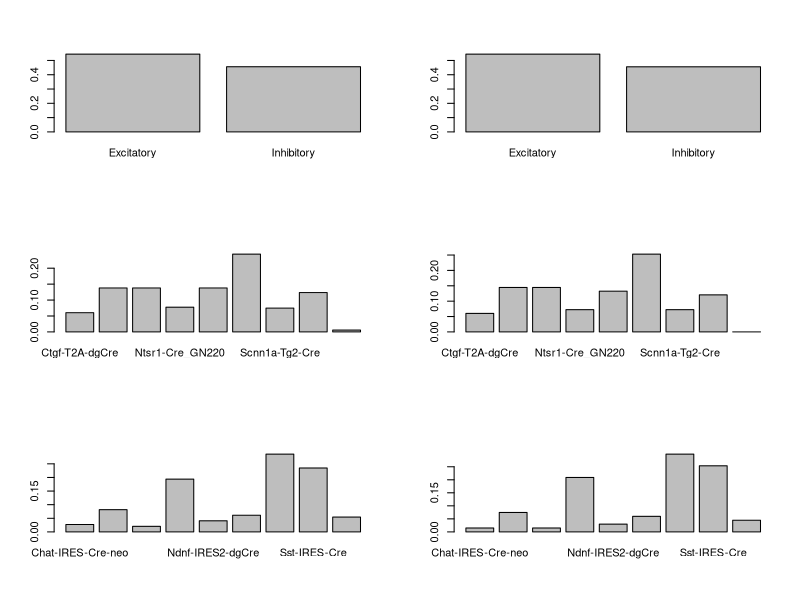
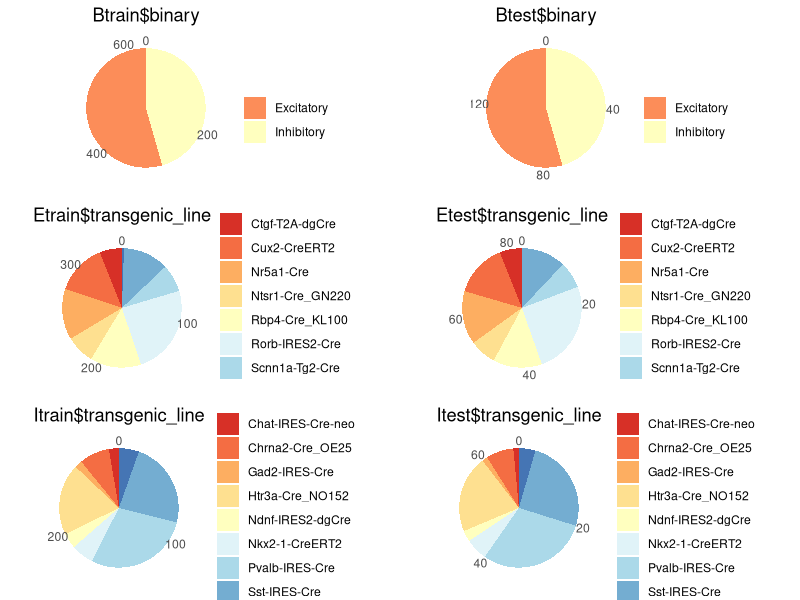

Here is the R script that generated these plots, in order: (Note: this script raises an error after producing the figures.)
## ---- chunk 1
setwd("../clustering_allen_neuron/Data_prep")
cre <- read.csv("ephys_data_cre.csv",header=T)
cre_na_omitted <- na.omit(cre)
cre_na_omitted <- cre_na_omitted[-43] # cre_reporter_status 제거
## ---- chunk 2
cre_na_omitted$binary_neuron[cre_na_omitted$transgenic_line == "Ndnf-IRES2-dgCre"] <- "Inhibitory"
## ---- chunk 3
Bset <- cre_na_omitted[-42]   # binary raw data
Eset <- subset(cre_na_omitted[-45],cre_na_omitted$binary_neuron=="Excitatory")
Iset <- subset(cre_na_omitted[-45],cre_na_omitted$binary_neuron=="Inhibitory")
Eset$transgenic_line <- factor(Eset$transgenic_line)  # Transgenic(Excitatory) raw data
Iset$transgenic_line <- factor(Iset$transgenic_line)  # Transgenic(Inhibitory) raw data
## ---- chunk 4
# install.packages("caret", repos = "http://cran.r-project.org", dependencies = c("Depends", "Imports", "Suggests"))
library(caret)

set.seed(849)

BindexTrain <- createDataPartition(Bset$binary_neuron, p = .8, list = F)
Btrain <- Bset[ BindexTrain, ]
Btest  <- Bset[-BindexTrain, ]

EindexTrain <- createDataPartition(Eset$transgenic_line, p = .8, list = F)
Etrain <- Eset[ EindexTrain, ]
Etest  <- Eset[-EindexTrain, ]

IindexTrain <- createDataPartition(Iset$transgenic_line, p = .8, list = F)
Itrain <- Iset[ IindexTrain, ]
Itest  <- Iset[-IindexTrain, ]
## ---- chunk 5
par(mfrow = c(3, 2))
barplot(prop.table(table(Btrain$binary))) 
barplot(prop.table(table(Btest$binary))) 
barplot(prop.table(table(Etrain$transgenic_line))) 
barplot(prop.table(table(Etest$transgenic_line))) 
barplot(prop.table(table(Itrain$transgenic_line))) 
barplot(prop.table(table(Itest$transgenic_line))) 
## ---- chunk 6
require(ggplot2)
Btrain_df <- as.data.frame(table(Btrain$binary))
theme_set(theme_classic())

DrawPieChart <- function(data_class){
  df <- as.data.frame(table(data_class))
  data_title <- deparse(substitute(data_class))
  return(ggplot(df, aes(x = "", y = Freq, 
                        fill = factor(data_class))) +
           geom_bar(width = 1, stat = "identity") +
           theme(axis.line = element_blank(), 
                 plot.title = element_text(hjust=0.5),
                # axis.text.x=element_blank(), 
                 axis.ticks = element_blank()) +
           labs(fill="", x=NULL, y=NULL, title= data_title) +
           coord_polar(theta = "y", start = 0) +
           scale_fill_brewer(palette = "RdYlBu"))
}

Btra_pie <- DrawPieChart(Btrain$binary)
Btes_pie <- DrawPieChart(Btest$binary)
Etra_pie <- DrawPieChart(Etrain$transgenic_line)
Etes_pie <- DrawPieChart(Etest$transgenic_line)
Itra_pie <- DrawPieChart(Itrain$transgenic_line)
Ites_pie <- DrawPieChart(Itest$transgenic_line)

require(grid)
require(gridExtra)
require(Cairo)

pie <- grid.arrange(Btra_pie,Btes_pie,Etra_pie,Etes_pie,Itra_pie,Ites_pie,
                    ncol=2)
ggsave("piechart.tiff", plot = pie, units = "in", width = 8, height = 12, dpi =300)
## ---- chunk 7
require(dplyr)


subsetgeneration <-function(dataset, type) {
  commondataset <- dataset[c(10,18,19,40,41,42,44)]
  if (type=="l") {
    longdataset <- dataset[c(1,2,3,11,43)]
    long_subset <- select(dataset, contains("long"))
    longdataset <- cbind(commondataset, longdataset)
    longdataset <- cbind(longdataset, long_subset)
    return(longdataset)}
  if (type=="s") {
    short_subset <- select(dataset, contains("short"))
    shortdataset <- cbind(commondataset, short_subset)
    return(shortdataset)}
  if (type=="r") {
    ramp_subset <- select(dataset, contains("ramp"))
    rampdataset <- cbind(commondataset, ramp_subset)
    return(rampdataset)}
}

Btrain.l <- subsetgeneration(Btrain,"l")
Btrain.s <- subsetgeneration(Btrain,"s")
Btrain.r <- subsetgeneration(Btrain,"r")

Btest.l <- subsetgeneration(Btest,"l")
Btest.s <- subsetgeneration(Btest,"s")
Btest.r <- subsetgeneration(Btest,"r")

Etrain.l <- subsetgeneration(Etrain,"l")
Etrain.s <- subsetgeneration(Etrain,"s")
Etrain.r <- subsetgeneration(Etrain,"r")

Etest.l <- subsetgeneration(Etest,"l")
Etest.s <- subsetgeneration(Etest,"s")
Etest.r <- subsetgeneration(Etest,"r")

Itrain.l <- subsetgeneration(Itrain,"l")
Itrain.s <- subsetgeneration(Itrain,"s")
Itrain.r <- subsetgeneration(Itrain,"r")

Itest.l <- subsetgeneration(Itest,"l")
Itest.s <- subsetgeneration(Itest,"s")
Itest.r <- subsetgeneration(Itest,"r")

## ---- chunk 8
write.csv(cre_na_omitted, "./divided_data/cre_na_omitted.csv", row.names = T)
write.csv(Btrain,"./divided_data/Btrain.csv", row.names = T)
write.csv(Btrain.l,"./divided_data/Btrain_long.csv", row.names = T)
write.csv(Btrain.s,"./divided_data/Btrain_short.csv", row.names = T)
write.csv(Btrain.r,"./divided_data/Btrain_ramp.csv", row.names = T)

write.csv(Btest,"./divided_data/Btest.csv", row.names = T)
write.csv(Btest.l,"./divided_data/Btest_long.csv", row.names = T)
write.csv(Btest.s,"./divided_data/Btest_short.csv", row.names = T)
write.csv(Btest.r,"./divided_data/Btest_ramp.csv", row.names = T)

write.csv(Etrain,"./divided_data/Etrain.csv", row.names = T)
write.csv(Etrain.l,"./divided_data/Etrain_long.csv", row.names = T)
write.csv(Etrain.s,"./divided_data/Etrain_short.csv", row.names = T)
write.csv(Etrain.r,"./divided_data/Etrain_ramp.csv", row.names = T)

write.csv(Etest,"./divided_data/Etest.csv", row.names = T)
write.csv(Etest.l,"./divided_data/Etest_long.csv", row.names = T)
write.csv(Etest.s,"./divided_data/Etest_short.csv", row.names = T)
write.csv(Etest.r,"./divided_data/Etest_ramp.csv", row.names = T)

write.csv(Itrain,"./divided_data/Itrain.csv", row.names = T)
write.csv(Itrain.l,"./divided_data/Itrain_long.csv", row.names = T)
write.csv(Itrain.s,"./divided_data/Itrain_short.csv", row.names = T)
write.csv(Itrain.r,"./divided_data/Itrain_ramp.csv", row.names = T)

write.csv(Itest,"./divided_data/Itest.csv", row.names = T)
write.csv(Itest.l,"./divided_data/Itest_long.csv", row.names = T)
write.csv(Itest.s,"./divided_data/Itest_short.csv", row.names = T)
write.csv(Itest.r,"./divided_data/Itest_ramp.csv", row.names = T)
